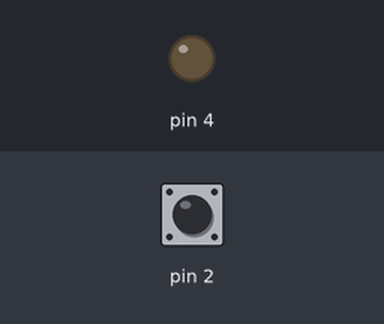
Simulated run of this sketch. Board: Arduino Uno, built with avr-gcc and run on an emulated ATmega328P. Shown: output pins drawn as LEDs (lit = HIGH). The inputs (shaded band) are chosen by the test bench; at power-on: pin 2 HIGH.

Above: at 1.2 s.
1.3 s: pin 2 pulled LOW for 0.15 s
At 1.37 s:
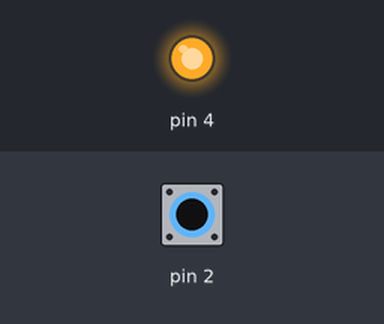
2.9 s: pin 2 pulled LOW for 3.2 s
At 7.1 s:
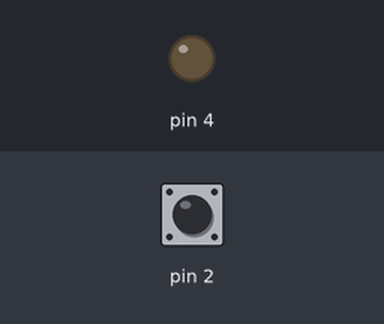
Timing chart, 0 to 8.6 s (numbered marks = the images above; inputs shaded):
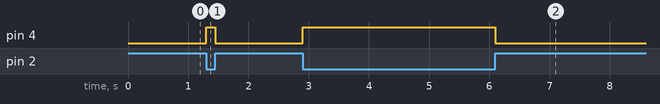

The sketch:

button.ino
```cpp
void setup() {
  // put your setup code here, to run once:
Serial.begin(57600);
pinMode(4, OUTPUT);
pinMode(2, INPUT_PULLUP);


}

void loop() {
  // put your main code here, to run repeatedly:
 if(digitalRead(2))
  digitalWrite(4,LOW);
  else
  digitalWrite(4,HIGH);
// floating state of Serial.println(analogRead(A1));
}
```

Measured:
- after the input at 1.3 s, pin 4: LOW → HIGH at once, → LOW 0.15 s later
- after the input at 2.9 s, pin 4: LOW → HIGH at once, → LOW 3.2 s later
